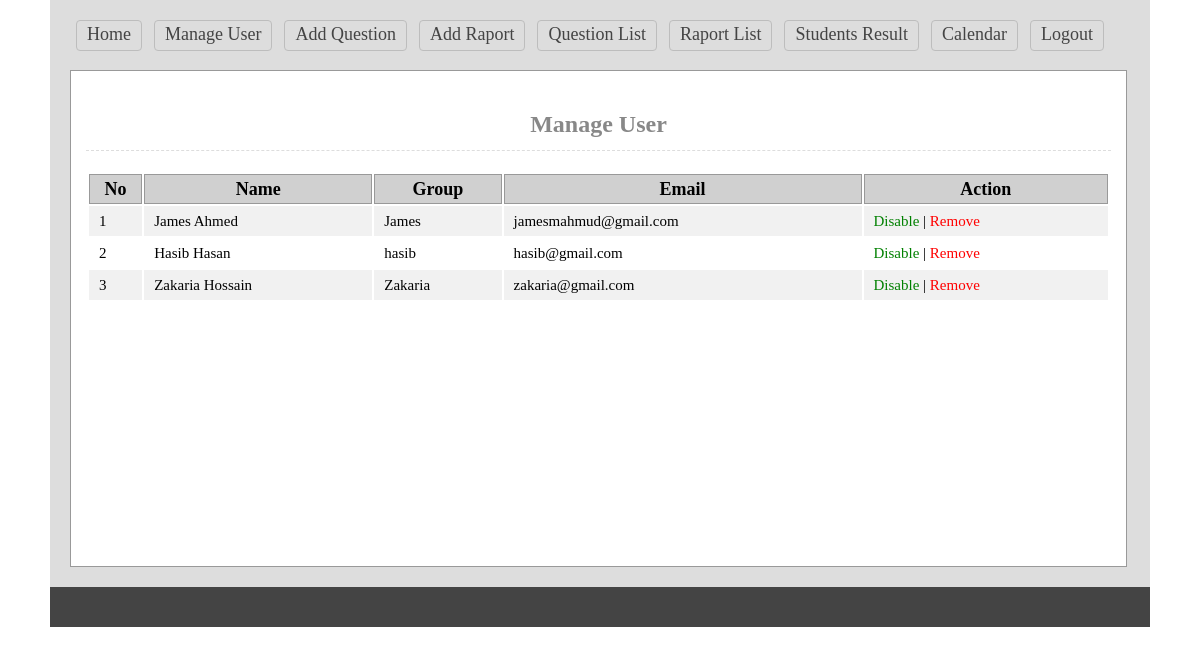
Page /admin/users.php (signed in) on the earlier database version.
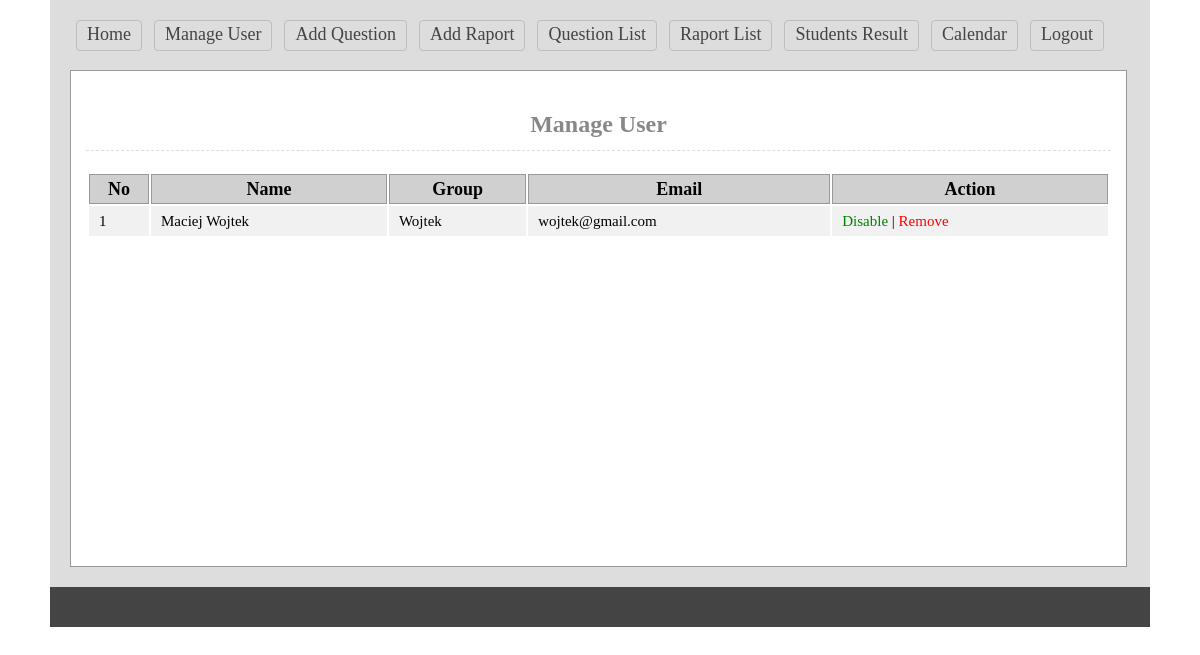
Same page on the later database version.
### tables this page shows
CREATE TABLE `tbl_user` (
  `userId` int(11) NOT NULL,
  `name` varchar(50) NOT NULL,
  `username` varchar(30) NOT NULL,
  `password` varchar(32) NOT NULL,
  `email` varchar(255) NOT NULL,
  `status` int(11) NOT NULL DEFAULT '0'
);

### lib/Database.php (called while the page is built, shortened)
<?php
Class Database{
	public $host   = DB_HOST;
	public $user   = DB_USER;
	public $pass   = DB_PASS;
	public $dbname = DB_NAME;
	public $link;
	private function connectDB(){
	$this->link = new mysqli($this->host, $this->user, $this->pass, $this->dbname);
 }
	public function select($query){
		$result = $this->link->query($query) or die($this->link->error.__LINE__);
		if($result->num_rows > 0){
			return $result;
		} else {
			return false;
		}
	}
}

### classes/User.php (called while the page is built, shortened)
<?php
$filepath = realpath(dirname(__FILE__));
include_once ($filepath.'/../lib/Database.php');
class User{
    private $db;
    public function __construct(){
        $this->db = new Database();
    }
    public function getAllUser(){
        $query = "SELECT * FROM tbl_user ORDER BY userId DESC";
        $result = $this->db->select($query);
        return $result;
    }
}
?>

### admin/users.php (the view, shortened to what this page needs)
<?php
$filepath = realpath(dirname(__FILE__));
include_once ($filepath.'/inc/header.php');
include_once ($filepath.'/../classes/User.php');
$usr = new User();
?>
    <div class="main">
      <h1 style="text-align: center; font-size: 24px">Manage User</h1>
        <div class="manageuser">
           <table class="tblone">
               <tr>
                 <th>No</th>
                 <th>Name</th>
                 <th>Group</th>
                 <th>Email</th>
                 <th>Action</th>
               </tr>
              <?php
                 $userData = $usr->getAllUser();
                 if($userData){
                     $i = 0;
                   while($result = $userData->fetch_assoc()){
                     $i++;
              ?>
               <tr>
                 <td>
                     <?php
                     if($result['status']=='1'){
                         echo "<span class='error'>".$i."</span>";
                     }else{
                         echo $i;
                     }
                     ?>
                 </td>
                 <td>
                     <?php
                     if($result['status']=='1'){
                         echo "<span class='error'>".$result['name']."</span>";
                     }else{
                         echo $result['name'];
                     }
                     ?>
                 </td>
                 <td><?php echo $result['username']; ?></td>
                 <td><?php echo $result['email']; ?></td>
                 <td >
                     <?php
                        if($result['status']=='0'){ ?>
                            <a style="color: green; text-decoration: none" onclick="return confirm('Are You Sure to Disable?')" href="?dis=<?php echo $result['userId']; ?>">Disable</a>
                     <?php } else{ ?>
                            <a style="color: blue; text-decoration: none" onclick="return confirm('Are You Sure to Enable?')" href="?ena=<?php echo $result['userId']; ?>">Enable</a>
                     <?php } ?>
                     | <a style="color: red; text-decoration: none" onclick="return confirm('Are You Sure to Remove?')" href="?del=<?php echo $result['userId']; ?>">Remove</a>
                 </td>
               </tr>
               <?php } } ?>
           </table>
       </div>
  </div>
<?php include 'inc/footer.php'; ?>

### admin/inc/header.php (shortened to what this page needs)
<?php
    include_once ("../lib/Database.php");
?>
<!doctype html>
<html>
<head>
	<link rel="stylesheet" href="css/admin.css">
</head>
<body>
<div class="phpcoding">
		<section class="maincontent">
		<div class="menu">
		<ul>
			<li><a href="index.php">Home</a></li>
			<li><a href="users.php">Manage User</a></li>
			<li><a href="quesadd.php">Add Question</a></li>
		    <li><a href="raports.php">Add Raport</a></li>
			<li><a href="queslist.php">Question List</a></li>
			<li><a href="raportList.php">Raport List</a></li>
            <li><a href="viva_req.php">Students Result</a></li>
			<li><a href="../calendar/html-pop-up-calendar-view.html">Calendar</a></li>
			<li><a href="?action=logout">Logout</a></li>
		</ul>
	 </div>

### admin/inc/footer.php
 </section>
<section class="footeroption">
	</section>
</div>
</body>
</html>

### admin/css/admin.css (style rules this page uses)
* { margin:0;padding:0;outline:none }
body { font-family:verdana }
.phpcoding { width:1100px; margin: 0 auto;background:#ddd }
.footeroption { background:#444;color:#fff;text-align:center;padding:20px; }
.maincontent { font-size: 18px; min-height: 500px; padding: 20px; }
.tblone { width:100%;border:1px solid #fff;margin:20px 0 }
.tblone td { font-size: 15px; padding: 5px 10px; }
table.tblone th { background-color: #d0d0d0; border: 1px solid #999; }
table.tblone tr:nth-child(2n+1) { background:#fff;height:30px; }
table.tblone tr:nth-child(2n) { background:#f1f1f1;height:30px; }
.tblone td a { color:#3399FF; }
.main { background: #fff none repeat scroll 0 0; border: 1px solid #999; margin-top: 15px; min-height: 465px; padding: 15px; width: 1025px; }
.main h1 { border-bottom: 1px dashed #ddd; color: #888; margin: 25px 0 5px; padding-bottom: 12px; }
.menu { overflow:hidden; }
.menu ul { margin:0;padding:0;list-style:none }
.menu ul li { display:block;float:left; }
.menu ul li a { border: 1px solid #bdbdbd; border-radius: 4px; color: #444; display: block; margin: 0 6px 4px; padding: 3px 10px 5px; text-decoration: none; }

Differences in the rows shown:
removed tbl_user: name "James Ahmed", username "James", email "jamesmahmud@gmail.com"
removed tbl_user: name "Hasib Hasan", username "hasib", email "hasib@gmail.com"
changed tbl_user: name "Zakaria Hossain" → "Maciej Wojtek"; username "Zakaria" → "Wojtek"; email "zakaria@gmail.com" → "wojtek@gmail.com"
